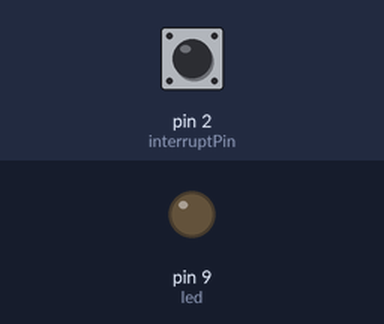
Simulated run of this sketch. Board: Arduino Uno, built with avr-gcc and run on an emulated ATmega328P. On the bench: output pins drawn as LEDs (lit = HIGH). The test bench sets the inputs (shaded band); at power-on: pin 2 (interruptPin) HIGH.

Above: at 1.2 s.
1.3 s: pin 2 (interruptPin) pulled LOW for 0.15 s
At 2.3 s:
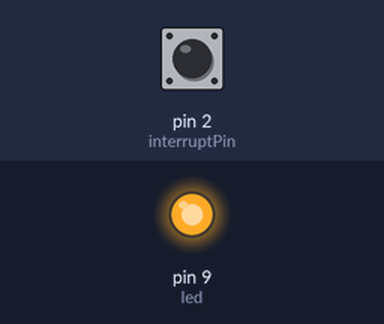
2.9 s: pin 2 (interruptPin) pulled LOW for 1 s
At 4.8 s:
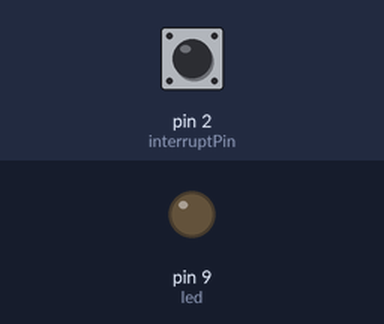
5.4 s: pin 2 (interruptPin) pulled LOW for 3.2 s
At 9.6 s:
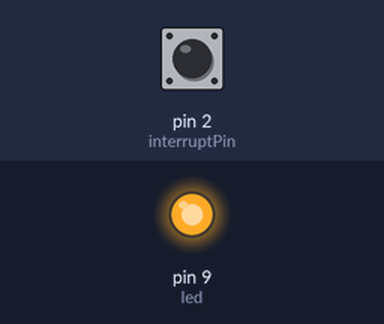
Timing chart, 0 to 11.1 s (numbered marks = the images above; inputs shaded):
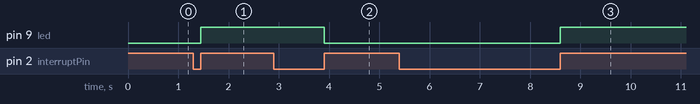

The sketch:

Iterrupt-Com-Rising.ino
```cpp
const int led = 9;
const int interruptPin = 2;
bool state = LOW;

void setup() {
pinMode(led, OUTPUT);
pinMode(interruptPin, INPUT_PULLUP);
attachInterrupt(digitalPinToInterrupt(interruptPin), blink, RISING);
}

void loop() {
digitalWrite(led, state);

}
void blink(){
  state = !state;
}
```

Measured:
- after the input at 1.3 s, pin 9 (led): LOW → HIGH after 0.15 s
- after the input at 2.9 s, pin 9 (led): HIGH → LOW after 1.0 s
- after the input at 5.4 s, pin 9 (led): LOW → HIGH after 3.2 s
